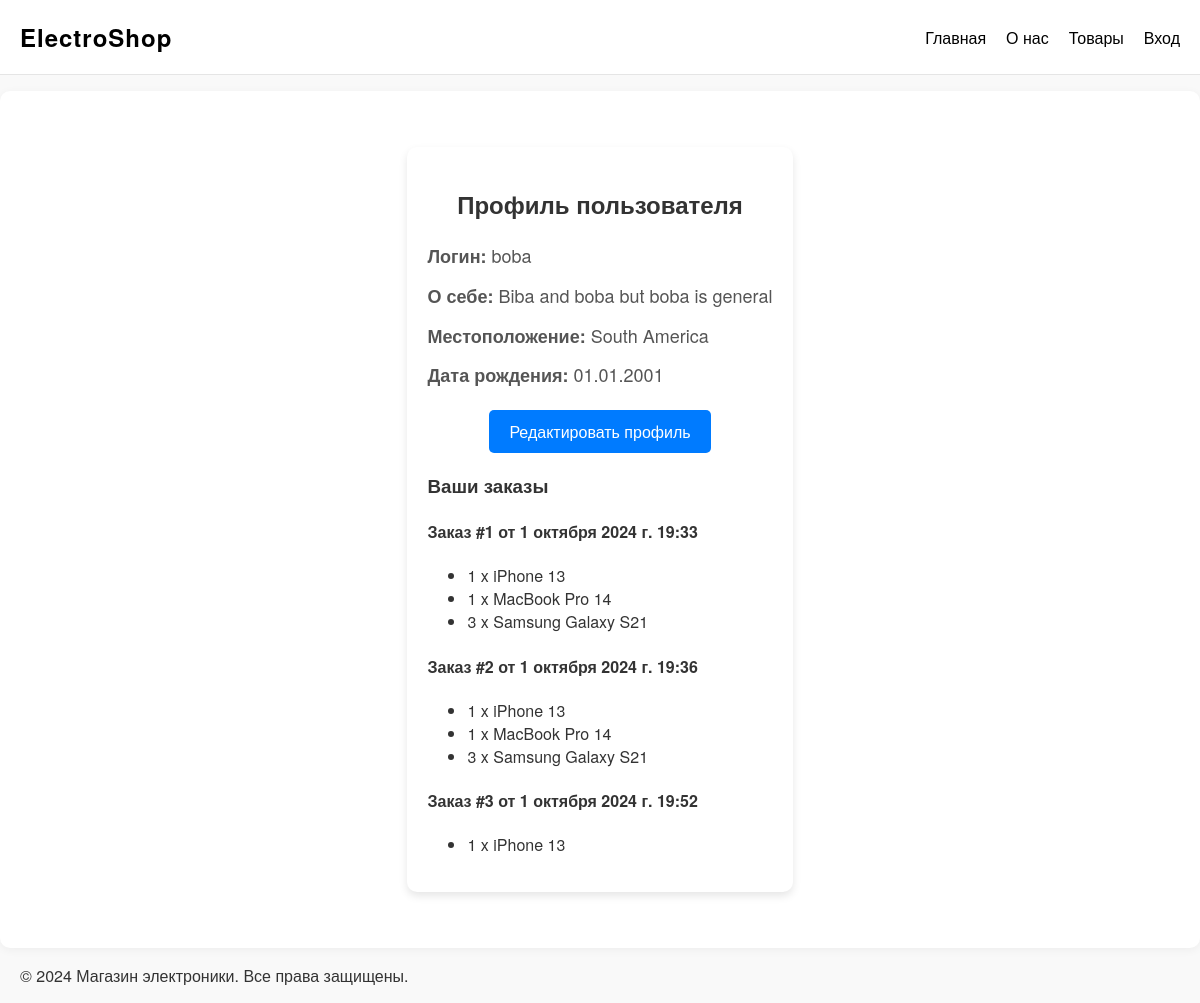
Page /account/profile/ (signed in) on the earlier database version.
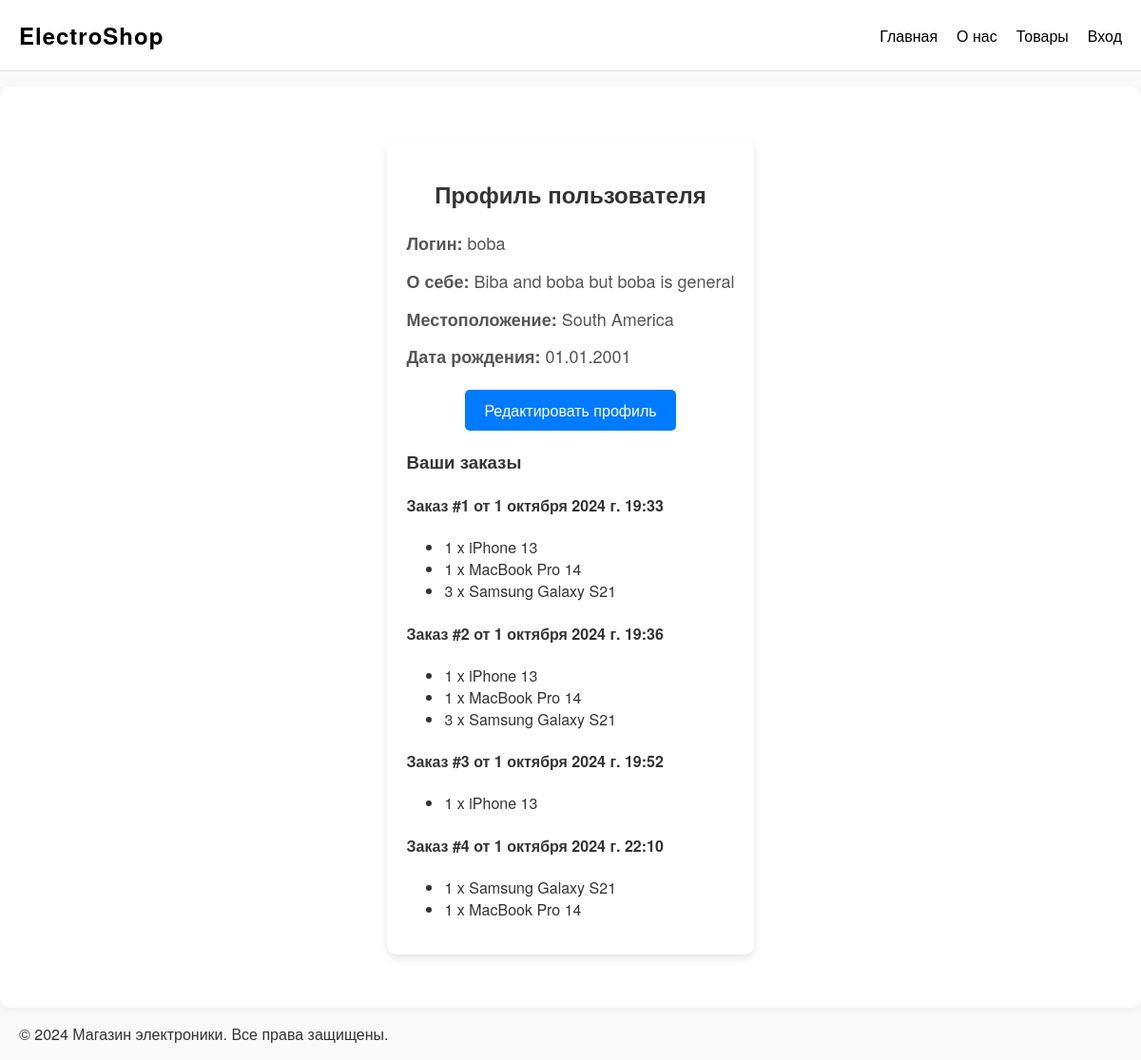
Same page on the later database version.
### order/models.py (models this page shows, shortened)
class Order(models.Model):
    user = models.ForeignKey(User, on_delete=models.CASCADE)
    created_at = models.DateTimeField(auto_now_add=True)
    updated_at = models.DateTimeField(auto_now=True)
    is_completed = models.BooleanField(default=False)
    paid = models.BooleanField(default=False)  # Поле для статуса оплаты
    payment_status = models.CharField(max_length=3, choices=PaymentStatus.choices, default=PaymentStatus.PENDING)
    user_email = models.EmailField(null=True, blank=True)
    user_phone = models.CharField(max_length=11, null=True, blank=True)
    address = models.CharField(max_length=200, null=True, blank=True)
    full_name = models.CharField(max_length=200, null=True, blank=True)

class OrderItem(models.Model):
    order = models.ForeignKey(Order, related_name='items', on_delete=models.CASCADE)
    product = models.ForeignKey(Product, on_delete=models.CASCADE)
    quantity = models.PositiveIntegerField(default=1)

### shop/models.py (models this page shows, shortened)
class Product(models.Model):
    name = models.CharField(max_length=100)
    price = models.DecimalField(max_digits=10, decimal_places=2)
    description = models.TextField()
    category = models.ForeignKey(Category, on_delete=models.CASCADE)
    brand = models.ForeignKey(Brand, on_delete=models.CASCADE)
    image_url = models.URLField(max_length=200, blank=True)  # URL изображения товара
    image = models.ImageField(upload_to='products/', blank=True, null=True)  # Поле для загрузки изображения
    slug = models.SlugField(unique=True, max_length=100)  # Новое поле для слага

### account/views.py (the view)
# urls.py: path('profile/', views.profile_view, name='profile'),
@login_required(login_url='login')
def profile_view(request: HttpRequest):
    user = Profile.objects.select_related('user').get(user=request.user)
    orders = Order.objects.filter(user=request.user)  # Извлекаем заказы для текущего пользователя
    return render(request, 'account/profile.html', context={
        'user': user, 'orders': orders
    })

### cart/cart.py (called while the page is built)
    def __len__(self):
        return sum(item['quantity'] for item in self.cart.values())

### cart/context_processors.py (called while the page is built)
def cart_count(request):
    cart = CartSession(request)
    return {'cart_items_count': len(cart)}

### templates/account/profile.html
{% extends "base.html" %}
{% load static %}
{% block styles %}
    <link rel="stylesheet" href="{% static 'css/profile.css' %}">
{% endblock %}
{% block content %}
<div class="profile-container">
    <div class="profile-header">
        <h2>Профиль пользователя</h2>
    </div>
    <div class="profile-info">
        <p><strong>Логин:</strong> {{ user.user.username }}</p>
        {% if user.user.profile.bio %}
            <p><strong>О себе:</strong> {{ user.user.profile.bio }}</p>
        {% else %}
            <p><strong>О себе:</strong> Информация отсутствует</p>
        {% endif %}
        {% if user.user.profile.location %}
            <p><strong>Местоположение:</strong> {{ user.user.profile.location }}</p>
        {% else %}
            <p><strong>Местоположение:</strong> Информация отсутствует</p>
        {% endif %}
        {% if user.user.profile.birth_date %}
            <p><strong>Дата рождения:</strong> {{ user.user.profile.birth_date|date:"d.m.Y" }}</p>
        {% else %}
            <p><strong>Дата рождения:</strong> Информация отсутствует</p>
        {% endif %}
    </div>
    <div class="profile-actions">
        <a href="{% url 'edit_profile' %}" class="btn btn-primary">Редактировать профиль</a>
    </div>
    <h3>Ваши заказы</h3>
    {% for order in orders %}
        <div class="order">
            <h4>Заказ #{{ order.id }} от {{ order.created_at }}</h4>
            <ul>
                {% for item in order.items.all %}
                    <li>{{ item.quantity }} x {{ item.product.name }}</li>
                {% endfor %}
            </ul>
        </div>
    {% empty %}
        <p>У вас нет заказов.</p>
    {% endfor %}
</div>
{% endblock %}

Differences in the rows shown:
added Order: id "4", created_at "1 октября 2024 г. 22:10"
added OrderItem: quantity "1", product.name "Samsung Galaxy S21", shown under "4"
added OrderItem: quantity "1", product.name "MacBook Pro 14", shown under "4"
